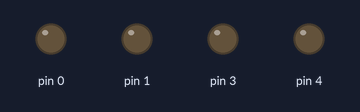
Bench run of a sketch on a simulated Arduino Uno, built with avr-gcc and run on an emulated ATmega328P. On the bench: output pins drawn as LEDs (lit = HIGH).

Above: at 0.15 s.
At 6.8 s:
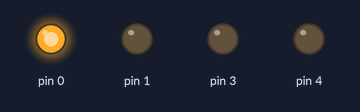
Timing chart, 0 to 8.3 s (numbered marks = the images above):
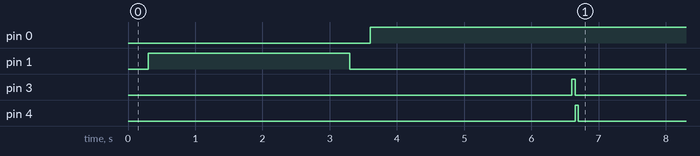

The sketch:

Lightnings.ino
```cpp
void setup() {
pinMode(3,OUTPUT);
pinMode(4,OUTPUT);
pinMode(0,OUTPUT);
pinMode(1,OUTPUT);
}
int redCounter=0;
int greenCounter=250;
void loop() {
            while (redCounter <= 250)
            {
                analogWrite(0,redCounter);
                redCounter = redCounter + 25;
                delay(300);
                analogWrite(1,greenCounter);
                greenCounter = greenCounter - 25;
                delay(300);
                if (redCounter > 250)
                {
                    digitalWrite(3,HIGH);
                    delay(50);
                    digitalWrite(3,LOW);
                }
                if (greenCounter < 0)
                {
                    digitalWrite(4,HIGH);
                    delay(50);
                    digitalWrite(4,LOW);
                }
            }

}
```

Measured:
- by itself, pin 0: LOW → HIGH at 3.6 s
- by itself, pin 1: LOW → HIGH at 0.30 s, → LOW 3.0 s later
- by itself, pin 3: LOW → HIGH at 6.6 s, → LOW 0.05 s later
- by itself, pin 4: LOW → HIGH at 6.7 s, → LOW 0.05 s later
